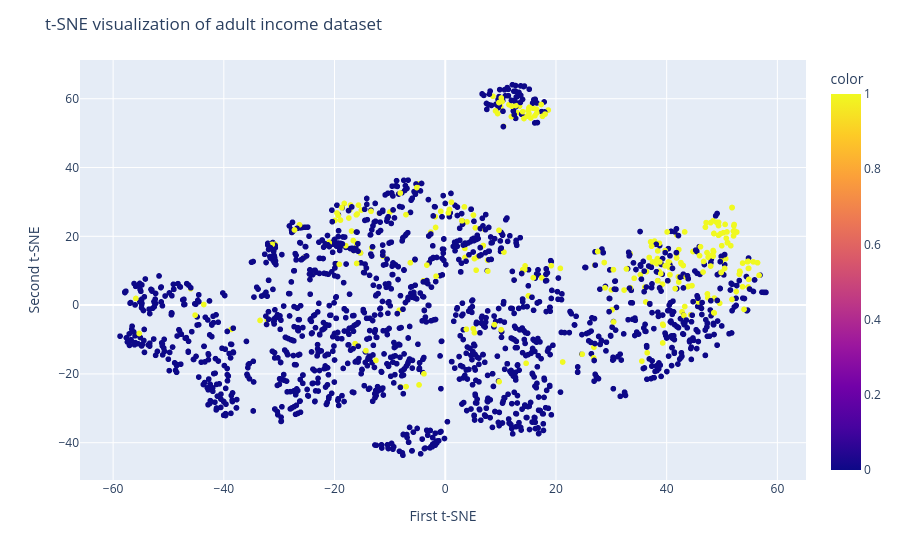

Notebook cell for this chart:
### Code cell
tsne = TSNE(n_components=2, random_state=SEED)
X = df_processed.drop(columns=["income_>50k"]).to_numpy()
y = df_processed["income_>50k"].to_numpy(dtype=int)
X_tsne = tsne.fit_transform(X)
fig = px.scatter(x=X_tsne[:, 0], y=X_tsne[:, 1], color=y)
fig.update_layout(
    title="t-SNE visualization of adult income dataset",
    xaxis_title="First t-SNE",
    yaxis_title="Second t-SNE",
)
fig.show()

### Figure 1 — Plotly figure (JSON) as saved in the notebook; plotly's stock layout.template omitted (floating-point values rounded to 4 significant figures; data arrays with more than 128 entries replaced by an {"elided": "..."} marker saying what was removed)
{"data": [{"hovertemplate": "x=%{x}<br>y=%{y}<br>color=%{marker.color}<extra></extra>", "legendgroup": "", "marker": {"color": {"elided": "1885 int values"}, "coloraxis": "coloraxis", "symbol": "circle"}, "mode": "markers", "name": "", "showlegend": false, "type": "scattergl", "x": {"elided": "1885 float values"}, "xaxis": "x", "y": {"elided": "1885 float values"}, "yaxis": "y"}], "layout": {"coloraxis": {"colorbar": {"title": {"text": "color"}}, "colorscale": [[0, "#0d0887"], [0.1111, "#46039f"], [0.2222, "#7201a8"], [0.3333, "#9c179e"], [0.4444, "#bd3786"], [0.5556, "#d8576b"], [0.6667, "#ed7953"], [0.7778, "#fb9f3a"], [0.8889, "#fdca26"], [1, "#f0f921"]]}, "legend": {"tracegroupgap": 0}, "margin": {"t": 60}, "title": {"text": "t-SNE visualization of adult income dataset"}, "xaxis": {"anchor": "y", "domain": [0, 1], "title": {"text": "First t-SNE"}}, "yaxis": {"anchor": "x", "domain": [0, 1], "title": {"text": "Second t-SNE"}}}}
